Frame 1 (no input): blank canvas, image omitted
Frame 60 (no input): blank canvas, image omitted
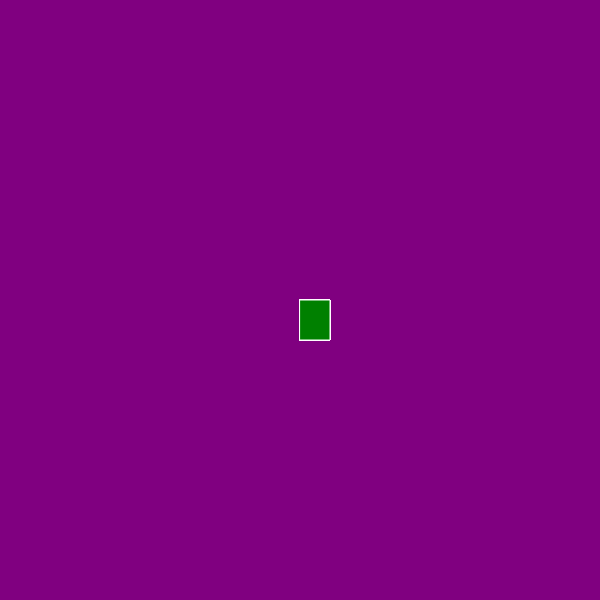
Frame 120 (the mouse pressed at the canvas centre since frame 60)

The p5.js sketch whose frames 1 and 60 were blank and that drew this single picture after the mouse press (run headless with seeded random() and noise() and a simulated clock; from frame 60 on, the mouse is pressed at the canvas centre):

// p5.js sketch
// ── sketch.js
function setup() {
    createCanvas(600, 600);
    background("purple");
  }
  
  function draw() {
  
    stroke("white");
    fill("green");
  
    //console.log(mouseIsPressed);
  
    if (mouseIsPressed) {
      rect(mouseX, mouseY, 30, 40);
    }
  }
  
